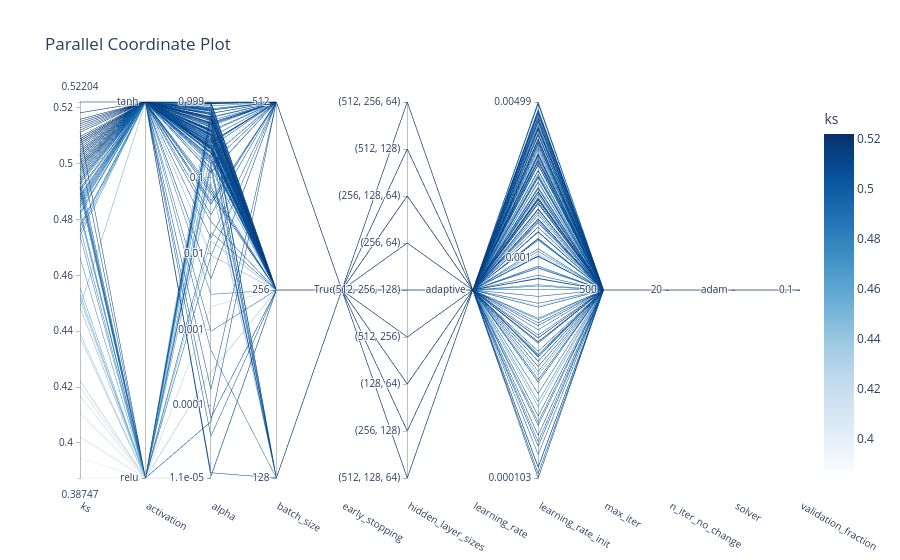

Source (notebook cell):
### Code cell
optuna_vis.plot_parallel_coordinate(study, params=list(param_space.keys()), target_name=scoring_metric)

### Figure 1 — Plotly figure (JSON) as saved in the notebook; plotly's stock layout.template omitted (floating-point values rounded to 4 significant figures; data arrays with more than 128 entries replaced by an {"elided": "..."} marker saying what was removed)
{"data": [{"dimensions": [{"label": "ks", "range": [0.3875, 0.522], "values": {"elided": "150 float values"}}, {"label": "activation", "range": [0, 1], "ticktext": ["relu", "tanh"], "tickvals": [0, 1], "values": {"elided": "150 int values"}}, {"label": "alpha", "range": [-4.96, -0.0002227], "ticktext": ["1.1e-05", "0.0001", "0.001", "0.01", "0.1", "0.999"], "tickvals": [-4.96, -4, -3, -2, -1, -0.0002227], "values": {"elided": "150 float values"}}, {"label": "batch_size", "range": [0, 2], "ticktext": ["128", "256", "512"], "tickvals": [0, 1, 2], "values": {"elided": "150 int values"}}, {"label": "early_stopping", "range": [0, 0], "ticktext": ["True"], "tickvals": [0], "values": {"elided": "150 int values"}}, {"label": "hidden_layer_sizes", "range": [0, 8], "ticktext": ["(512, 128, 64)", "(256, 128)", "(128, 64)", "(512, 256)", "(512, 256, 128)", "(256, 64)", "(256, 128, 64)", "(512, 128)", "(512, 256, 64)"], "tickvals": [0, 1, 2, 3, 4, 5, 6, 7, 8], "values": {"elided": "150 int values"}}, {"label": "learning_rate", "range": [0, 0], "ticktext": ["adaptive"], "tickvals": [0], "values": {"elided": "150 int values"}}, {"label": "learning_rate_init", "range": [-3.985, -2.302], "ticktext": ["0.000103", "0.001", "0.00499"], "tickvals": [-3.985, -3, -2.302], "values": {"elided": "150 float values"}}, {"label": "max_iter", "range": [0, 0], "ticktext": ["500"], "tickvals": [0], "values": {"elided": "150 int values"}}, {"label": "n_iter_no_change", "range": [0, 0], "ticktext": ["20"], "tickvals": [0], "values": {"elided": "150 int values"}}, {"label": "solver", "range": [0, 0], "ticktext": ["adam"], "tickvals": [0], "values": {"elided": "150 int values"}}, {"label": "validation_fraction", "range": [0, 0], "ticktext": ["0.1"], "tickvals": [0], "values": {"elided": "150 int values"}}], "labelangle": 30, "labelside": "bottom", "line": {"color": {"elided": "150 float values"}, "colorbar": {"title": {"text": "ks"}}, "colorscale": [[0, "rgb(247,251,255)"], [0.125, "rgb(222,235,247)"], [0.25, "rgb(198,219,239)"], [0.375, "rgb(158,202,225)"], [0.5, "rgb(107,174,214)"], [0.625, "rgb(66,146,198)"], [0.75, "rgb(33,113,181)"], [0.875, "rgb(8,81,156)"], [1, "rgb(8,48,107)"]], "reversescale": false, "showscale": true}, "type": "parcoords"}], "layout": {"title": {"text": "Parallel Coordinate Plot"}}}
